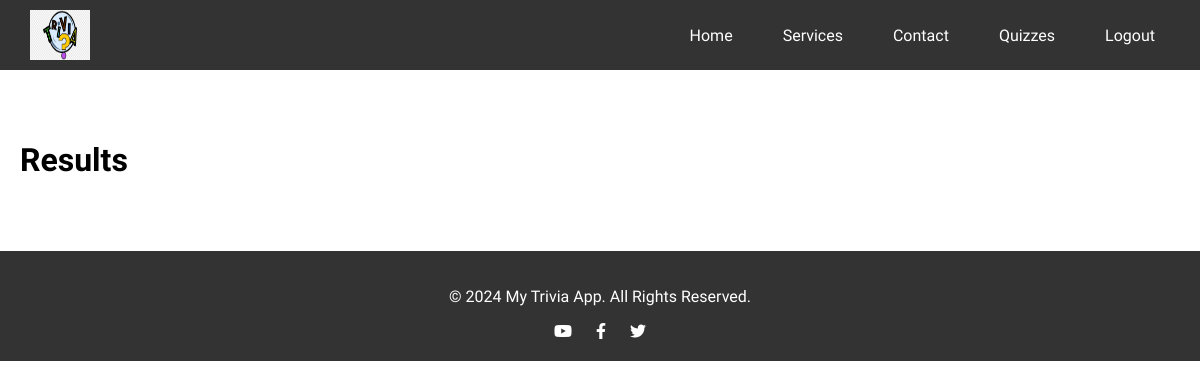
The page /quiz/results/ (signed in) on the database as committed earlier.
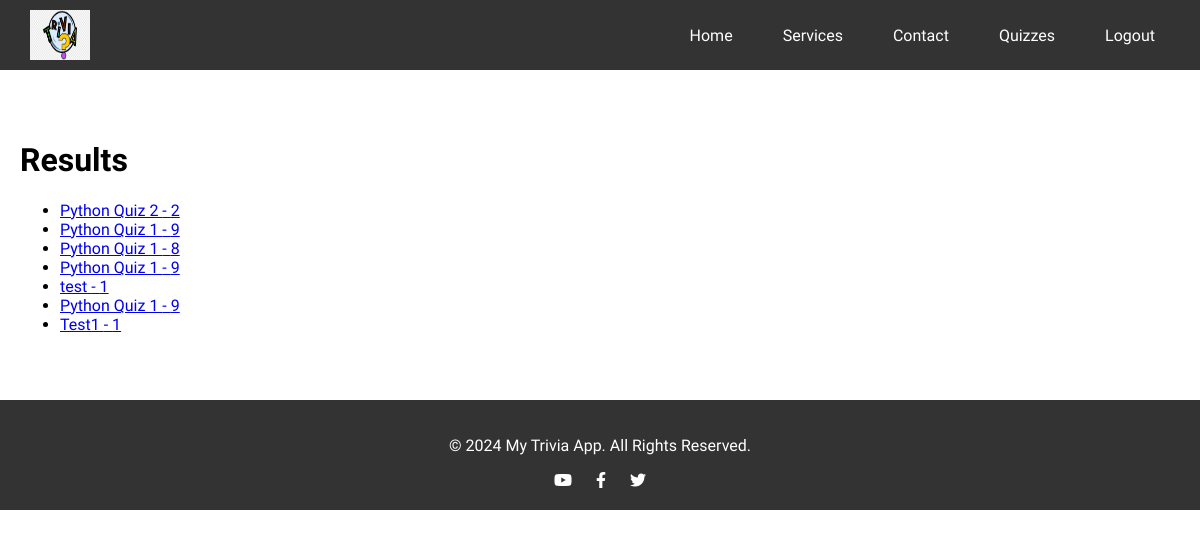
The same page on the database as committed later.
### apps/results/models.py (models this page shows, shortened)
class Result(models.Model):
    result_id = models.AutoField(primary_key=True)
    quiz_id = models.ForeignKey(Quiz, on_delete=models.CASCADE, related_name="results")
    user_id = models.ForeignKey(User, on_delete=models.CASCADE, related_name="results")
    score = models.IntegerField()
    created_at = models.DateTimeField(auto_now_add=True)

### apps/quiz/models.py (models this page shows, shortened)
class Quiz(models.Model):
    quiz_id = models.AutoField(primary_key=True)
    title = models.CharField(max_length=255)
    description = models.TextField(blank=True)
    created_by = models.ForeignKey(
        User, on_delete=models.CASCADE, related_name="quizzes"
    )
    created_at = models.DateTimeField(auto_now_add=True)
    updated_at = models.DateTimeField(auto_now=True)

### apps/quiz/views.py (the view)
# urls.py: path("results/", ResultListView.as_view(), name="result_list"),
class ResultListView(ListView):
    model = Result
    template_name = "results/result_list.html"
    context_object_name = "results"
    def get_queryset(self):
        return Result.objects.filter(user_id=self.request.user)

### templates/results/result_list.html
{% extends 'base.html' %}
{% block content %}
  <h1>Results</h1>
  <ul>
    {% for result in results %}
      <li><a href="{% url 'quiz:result_detail' result.result_id %}">{{ result.quiz_id.title }} - {{ result.score }}</a></li>
    {% endfor %}
  </ul>
{% endblock %}

### templates/base.html (shortened to what this page needs)
<!DOCTYPE html>
<html lang="en">
    {% load static %}
<head>
    <link rel="stylesheet" href="{% static 'style.css' %}">
    <link rel="stylesheet" href="https://cdnjs.cloudflare.com/ajax/libs/font-awesome/6.0.0-beta3/css/all.min.css">
</head>
<body>
    <header class="header">
        <div class="container">
            <img src="{% static 'images/logo.png' %}" alt="Logo" class="nav-logo">
            <nav class="navbar">
                <ul class="nav-links">
                    <li><a href="{% url 'home' %}">Home</a></li>
                    <li><a href="#services">Services</a></li>
                    <li><a href="#contact">Contact</a></li>
                    {% if user.is_authenticated %}
                        <li><a href="{% url 'quiz:quiz_list' %}">Quizzes</a></li>
                        <li><a href="{% url 'authentication:logout' %}">Logout</a></li>
                    {% else %}
                        <li><a href="{% url 'authentication:login' %}">Login</a></li>
                        <li><a href="{% url 'authentication:register' %}">Register</a></li>
                    {% endif %}
                </ul>
            </nav>
        </div>
    </header>
    <main class="main-content">
        {% block content %}
        {% endblock content %}
    </main>
    {% include 'footer.html' %}
</body>
</html>

### templates/footer.html
<footer class="footer">
    <div class="container">
        <p>&copy; 2024 My Trivia App. All Rights Reserved.</p>
        <div class="social-links">
            <a href="#"><i class="fab fa-youtube"></i></a>
            <a href="#"><i class="fab fa-facebook-f"></i></a>
            <a href="#"><i class="fab fa-twitter"></i></a>
        </div>
    </div>
</footer>

### static/style.css (style rules this page uses)
:root { --main-color: #10cab7; --section-paading: 60px; --section-background: #f6f6f6; }
* { -webkit-box-sizing: border-box; -moz-box-sizing: border-box; box-sizing: border-box; }
html { scroll-behavior: smooth; }
body { font-family: "Work Sans", sans-serif; }
.container { width: 600px; margin-left: auto; margin-right: auto; padding-left: 15px; padding-right: 15px; }
@media (min-width: 768px) { .container { width: 750px; } }
@media (min-width: 992px) { .container { width: 970px; } }
@media (min-width: 1200px) { .container { width: 1170px; } }
.header { padding: 10px; }
.header .container { display: flex; justify-content: space-between; align-items: center; }
.header .container .nav-logo { width: 60px; }
body, html { margin: 0; padding: 0; font-family: 'Work Sans', sans-serif; }
.container { max-width: 1200px; margin: 0 auto; padding: 0 15px; }
.header { background-color: #333; color: #fff; padding: 10px 0; }
.nav-logo { height: 50px; float: left; }
.navbar { float: right; }
.nav-links { list-style: none; margin: 0; padding: 0; display: flex; }
.nav-links li { margin-left: 20px; }
.nav-links a { color: #fff; text-decoration: none; padding: 8px 15px; border-radius: 4px; }
.main-content { padding: 50px 20px; }
.footer { background-color: #333; color: #fff; text-align: center; padding: 20px 0; }
.footer .social-links a { color: #fff; margin: 0 10px; text-decoration: none; }

Rows that differ between the two databases and show on the page:
added Result: quiz_id "Python Quiz 2", score "2"
added Result: quiz_id "Python Quiz 1", score "9"
added Result: quiz_id "Python Quiz 1", score "8"
added Result: quiz_id "Python Quiz 1", score "9"
added Result: quiz_id "test", score "1"
added Result: quiz_id "Python Quiz 1", score "9"
added Result: quiz_id "Test1", score "1"
